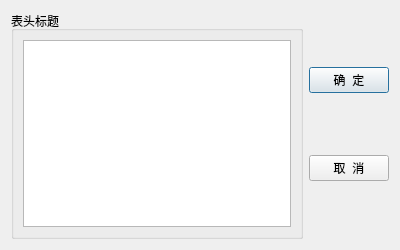
<?xml version="1.0" encoding="UTF-8"?>
<ui version="4.0">
 <class>QWDialogHeaders</class>
 <widget class="QDialog" name="QWDialogHeaders">
  <property name="geometry">
   <rect>
    <x>0</x>
    <y>0</y>
    <width>400</width>
    <height>250</height>
   </rect>
  </property>
  <property name="windowTitle">
   <string>Dialog</string>
  </property>
  <layout class="QHBoxLayout" name="horizontalLayout">
   <item>
    <widget class="QGroupBox" name="groupBox">
     <property name="title">
      <string>表头标题</string>
     </property>
     <layout class="QGridLayout" name="gridLayout">
      <item row="0" column="0">
       <widget class="QListView" name="listView"/>
      </item>
     </layout>
    </widget>
   </item>
   <item>
    <layout class="QVBoxLayout" name="verticalLayout">
     <item>
      <widget class="QPushButton" name="btnOK">
       <property name="text">
        <string>确  定</string>
       </property>
      </widget>
     </item>
     <item>
      <widget class="QPushButton" name="btnCancel">
       <property name="text">
        <string>取  消</string>
       </property>
      </widget>
     </item>
    </layout>
   </item>
  </layout>
 </widget>
 <resources/>
 <connections>
  <connection>
   <sender>btnOK</sender>
   <signal>clicked()</signal>
   <receiver>QWDialogHeaders</receiver>
   <slot>accept()</slot>
   <hints>
    <hint type="sourcelabel">
     <x>352</x>
     <y>80</y>
    </hint>
    <hint type="destinationlabel">
     <x>199</x>
     <y>124</y>
    </hint>
   </hints>
  </connection>
  <connection>
   <sender>btnCancel</sender>
   <signal>clicked()</signal>
   <receiver>QWDialogHeaders</receiver>
   <slot>reject()</slot>
   <hints>
    <hint type="sourcelabel">
     <x>352</x>
     <y>168</y>
    </hint>
    <hint type="destinationlabel">
     <x>199</x>
     <y>124</y>
    </hint>
   </hints>
  </connection>
 </connections>
</ui>
